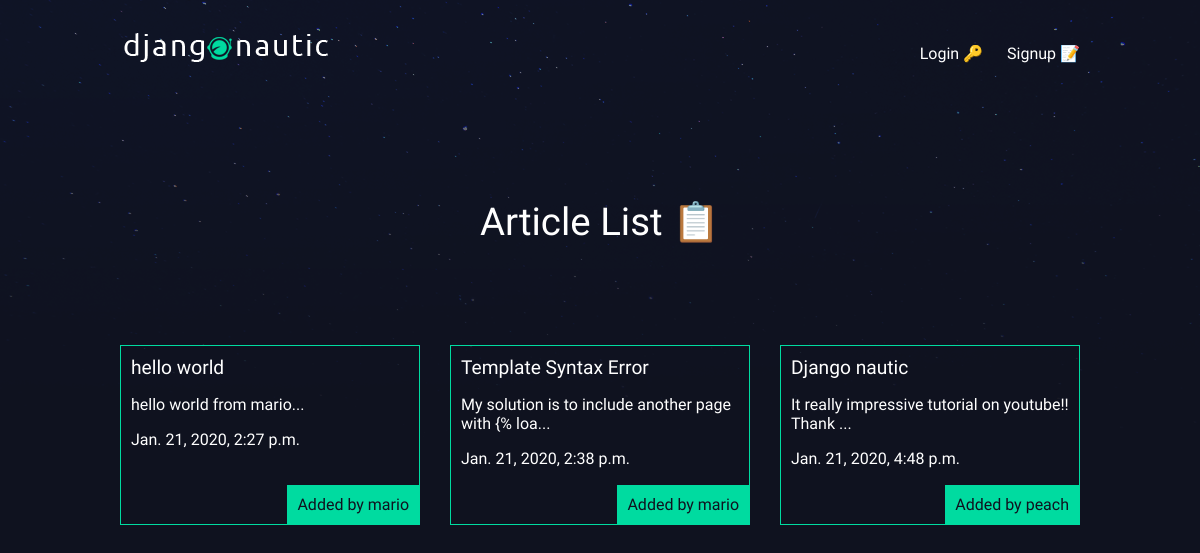
/articles/, run on an earlier commit of the app's database.
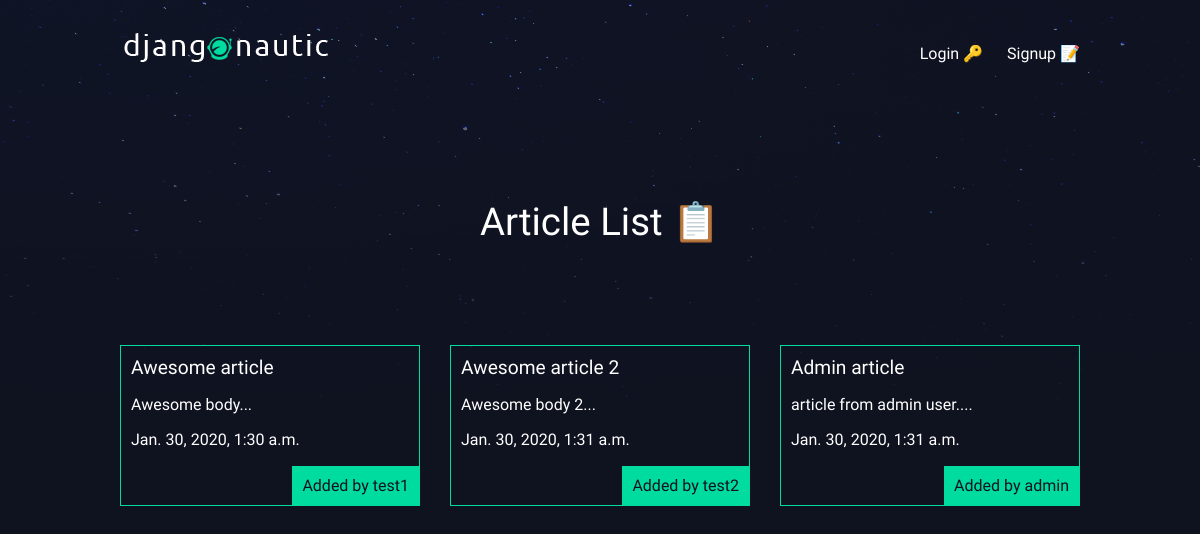
And on a later commit of the database.
### articles/models.py (models this page shows, shortened)
class Article(models.Model):
    title = models.CharField(max_length=100)
    slug = models.SlugField()
    body = models.TextField()
    date = models.DateTimeField(auto_now_add=True)
    thumb = models.ImageField(default='default.png', blank=True)
    author = models.ForeignKey(User, on_delete=models.CASCADE, default=None)
    def snippet(self):
        return self.body[:50] + "..."

### articles/views.py (the view)
# urls.py: path("", views.article_list, name="list"),
def article_list(request):
    if (request.method == 'POST'): # if user delete article
        delete_slug = request.POST.get("delete_slug")
        article = Article.objects.get(slug=delete_slug)
        article.delete()
    articles = Article.objects.all().order_by('date')
    return render(request, "article_list.html", {'articles' : articles})

### articles/templates/article_list.html (shortened to what this page needs)
{% extends 'base_layout.html' %}
{% block content %}
    <h1>Article List 📋</h1>
    <div class="articles">
        {% for article in articles %}
            <div class="article">
                <h2><a href="{% url 'articles:slug' slug=article.slug %}">{{ article.title }}</a></h2>
                <p>{{ article.snippet }}</p>
                <p>{{ article.date }}</p>
                <p class='author'>Added by {{ article.author.username }}</p>
            </div>
        {% endfor %}
    </div>
{% endblock %}

What changed in the data, as far as the page shows it:
removed Article: title "hello world", snippet "hello world from mario...", date "Jan. 21, 2020, 2:27 p.m.", author.username "mario"
removed Article: title "Template Syntax Error", snippet "My solution is to include another page with {% loa...", date "Jan. 21, 2020, 2:38 p.m.", author.username "mario"
removed Article: title "Django nautic", snippet "It really impressive tutorial on youtube!! Thank ...", date "Jan. 21, 2020, 4:48 p.m.", author.username "peach"
added Article: title "Awesome article", snippet "Awesome body...", date "Jan. 30, 2020, 1:30 a.m.", author.username "test1"
added Article: title "Awesome article 2", snippet "Awesome body 2...", date "Jan. 30, 2020, 1:31 a.m.", author.username "test2"
added Article: title "Admin article", snippet "article from admin user....", date "Jan. 30, 2020, 1:31 a.m.", author.username "admin"
